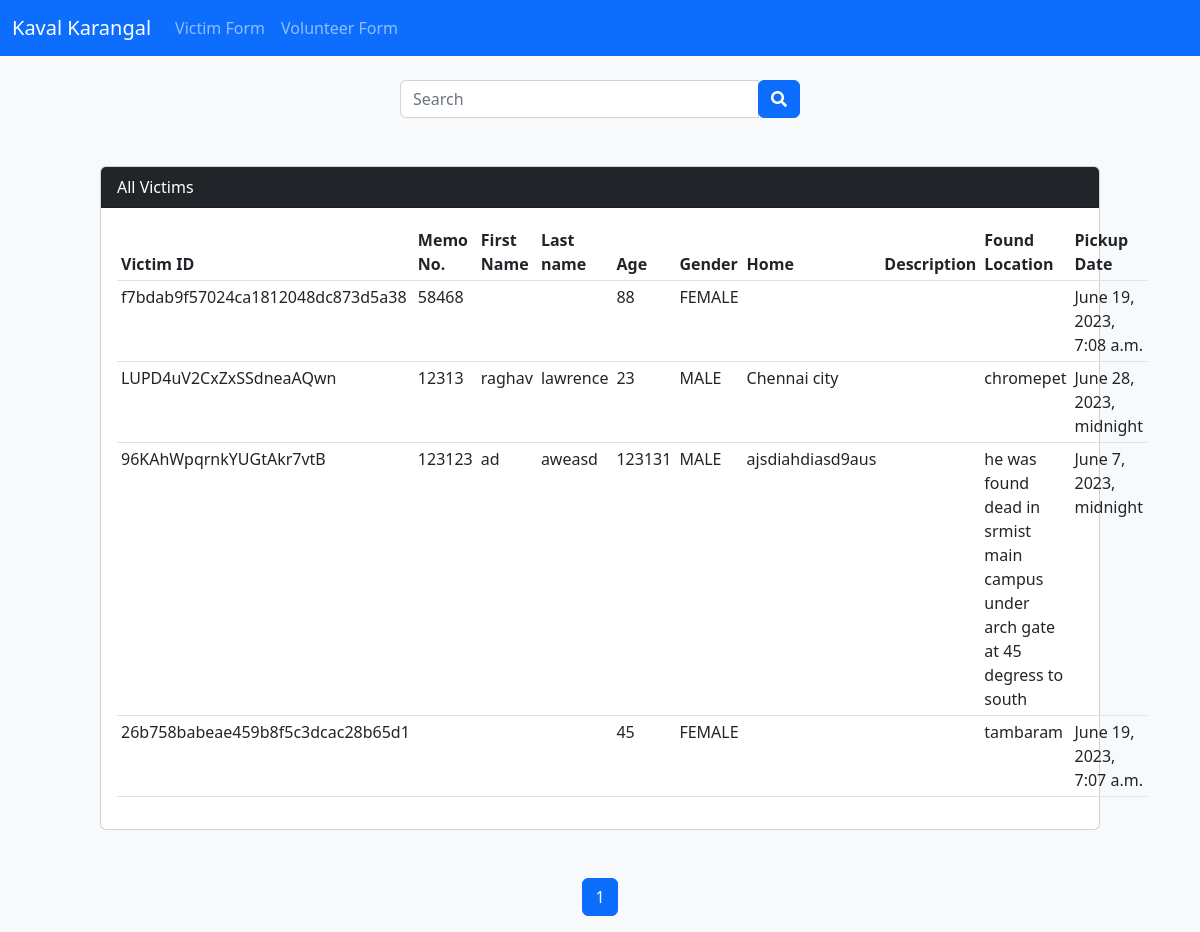
Before: /victims/victimsglobalview/ with the older database file.
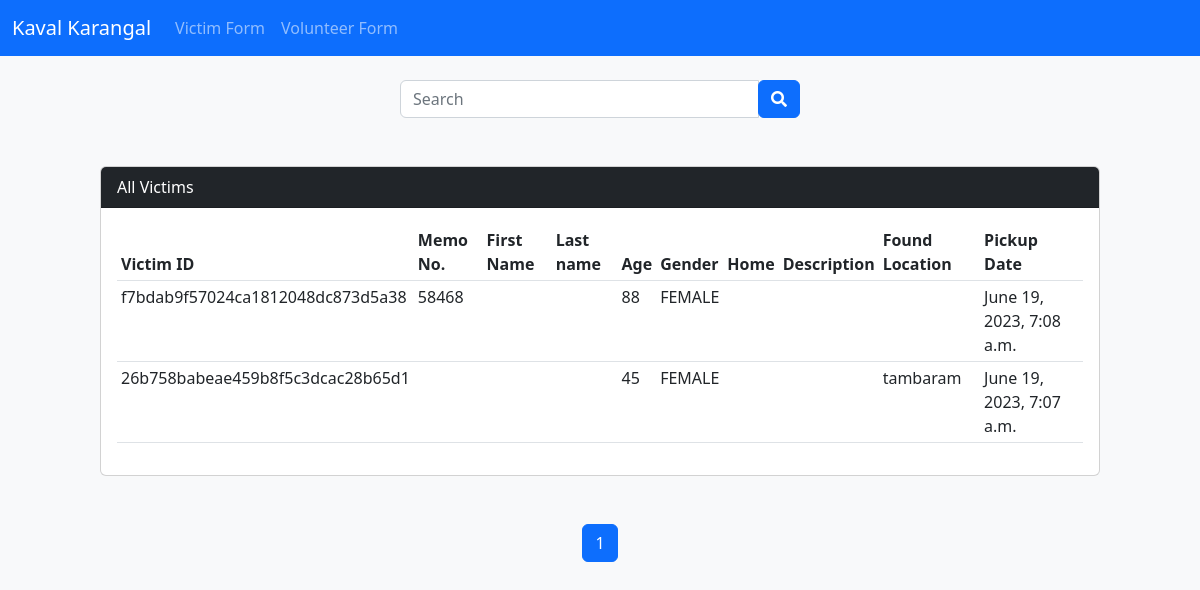
After: the same page with the newer database file.
### victims/models.py (models this page shows, shortened)
class All_profiles(models.Model):
    GENDER_LISTS=(
        ('MALE','MALE'),
        ('FEMALE','FEMALE'),
        ('OTHER','OTHER')
    )
    id = models.CharField(max_length=22, primary_key=True, default=shortuuid.uuid, editable=False)
    memo_no = models.IntegerField(default="",blank =True)
    first_name = models.CharField(max_length=50,default="",blank=True)
    last_name = models.CharField(max_length=50, default="", blank=True)
    age = models.IntegerField(default="",blank=True)
    gender = models.CharField(max_length=20,choices=GENDER_LISTS,blank=True)
    ngo_assigned = models.CharField(max_length=100,default="",blank=True)
    description = models.CharField(max_length=1000)
    pickup_location = models.CharField(max_length=1000)
    pickup_date = models.DateTimeField()
    Image = models.ImageField(upload_to="victims/images",default="")
    class Meta:
        verbose_name = "All Profile"

### victims/views.py (the view, shortened to what this page needs)
# urls.py: path("victimsglobalview/",views.globally_view_victims,name="victimsglobalview"),
def globally_view_victims(request):
    chk = request.GET.get('search')
    victims = All_profiles.objects.all().order_by('-id')
    p = Paginator(victims, 10)
    page = request.GET.get('page')
    victims_per_page = p.get_page(page)
    nums = "a" * victims_per_page.paginator.num_pages
    return render(request, "victims/victimsglobalview.html", {"victims_per_page": victims_per_page, "nums": nums})

### victims/templates/victims/victimsglobalview.html (shortened to what this page needs)
{% extends "layout/base.html" %}
{% block content %}
<br>
<div class="container d-flex justify-content-center">
	<div>
        <form action="/victims/victimsglobalview/" method="GET">
		<div class="input-group mb-5" style="width: 400px;" >
			<input type="text" class="form-control" placeholder="Search" name="search">
		    <div class="input-group-append"><button class="btn btn-primary"><i class="fas fa-search"></i></button></div>
	    </div>
        </form>
    </div>
</div>
<div style="margin-left: 100px; margin-right: 100px;">
    <div class="card">
        <div class="card-header bg-dark text-white ">All Victims</div>
        <div class="card-body">
            <table class="table table-hover table-sm">
                <thead>
                    <tr>
                        <th>Victim ID</th>
                        <th>Memo No.</th>
                        <th>First Name</th>
                        <th>Last name</th>
                        <th>Age</th>
                        <th>Gender</th>
                        <th>Home</th>
                        <th>Description</th>
                        <th>Found Location</th>
                        <th>Pickup Date</th>
                    </tr>
                </thead>
                <tbody>
                    {% for victim in victims_per_page %}
                    <tr>
                        <td>{{victim.id}}</td>
                        <td>{{victim.memo_no}}</td>
                        <td>{{victim.first_name}}</td>
                        <td>{{victim.last_name}}</td>
                        <td>{{victim.age}}</td>
                        <td>{{victim.gender}}</td>
                        <td>{{victim.ngo_assigned}}</td>
                        <td>{{victims.description}}</td>
                        <td>{{victim.pickup_location}}</td>
                        <td>{{victim.pickup_date }}</td>
                    </tr>
                    {% endfor %}
                </tbody>
            </table>
        </div>
    </div>
</div>
<br/></br/>
<nav aria-label="Page navigation example">
    <ul class="pagination justify-content-center">
{% for i in victims_per_page.paginator.page_range %}
{% if victims_per_page.number == i %}
<li class="page-item active"><span class="page-link">{{ i }}</span ></li>
{% elif i > victims_per_page.number|add:'-2' and i < victims_per_page.number|add:'2' %}
<li class="page-item"><a href="/victims/victimsglobalview?page={{ i }}" class="page-link">{{ i }}</a></li>
{% endif %}
{% endfor %}
</ul>
</nav>
{% endblock %}

### templates/layout/base.html (shortened to what this page needs)
{% load static %}
<!DOCTYPE html>
<html lang="en">
<head>
	<link rel="stylesheet" href=
		"https://use.fontawesome.com/releases/v5.7.0/css/all.css"
		integrity=
"sha384-lZN37f5QGtY3VHgisS14W3ExzMWZxybE1SJSEsQp9S+oqd12jhcu+A56Ebc1zFSJ"
 />
	<link rel="stylesheet" href="https://cdn.jsdelivr.net/npm/bootstrap@5.2.3/dist/css/bootstrap.min.css">
</head>
<body class="bg-light">
{% include "layout/navbar.html" %}
{% block content %}{% endblock %}
</body>
</html>

### templates/layout/navbar.html (shortened to what this page needs)
<nav class="navbar navbar-expand-md bg-primary navbar-dark">
  <div class="container-fluid">
    <a class="navbar-brand" href="homepage">Kaval Karangal</a>
    <div class="collapse navbar-collapse" id="navbarSupportedContent">
      <ul class="navbar-nav me-auto mb-2 mb-lg-0">
        <li class="nav-item">
          <a class="nav-link" href="victims/index">Victim Form</a>
        </li>
        <li class="nav-item">
          <a class="nav-link" href="volunteers/index">Volunteer Form</a>
        </li>
      </ul>
    </div>
  </div>
</nav>

Changed rows visible on the page:
removed All_profiles: id "LUPD4uV2CxZxSSdneaAQwn", memo_no "12313", first_name "raghav", last_name "lawrence", age "23", gender "MALE", ngo_assigned "Chennai city", pickup_location "chromepet", pickup_date "June 28, 2023, midnight"
removed All_profiles: id "96KAhWpqrnkYUGtAkr7vtB", memo_no "123123", first_name "ad", last_name "aweasd", age "123131", gender "MALE", ngo_assigned "ajsdiahdiasd9aus", pickup_location "he was found dead in srmist main campus under arch gate at 45 degress to south", pickup_date "June 7, 2023, midnight"
